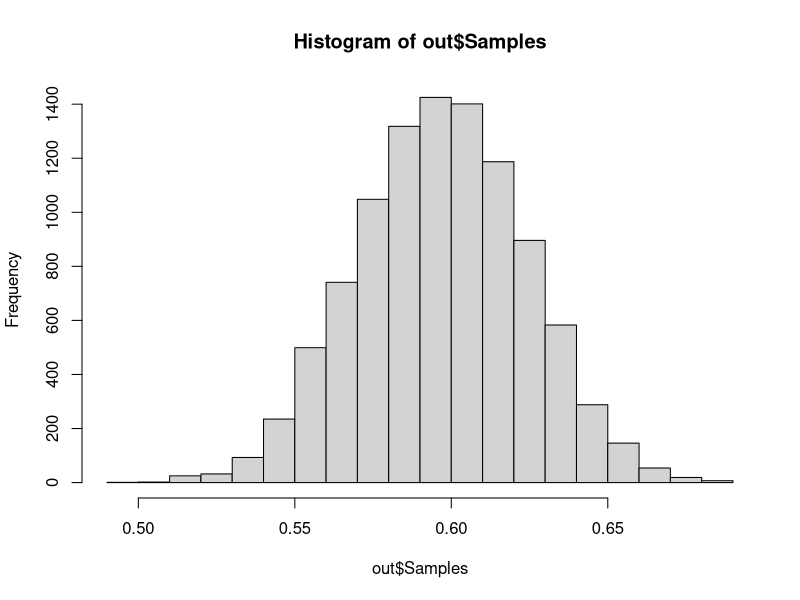
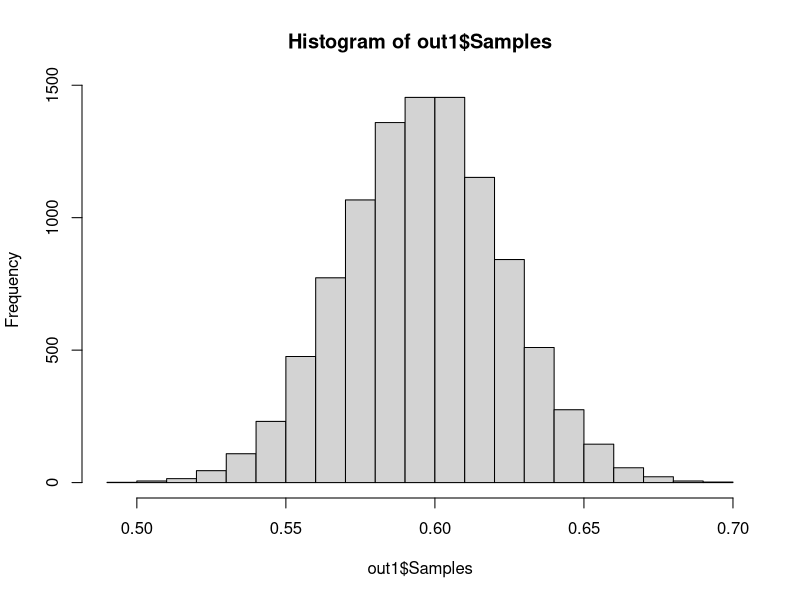
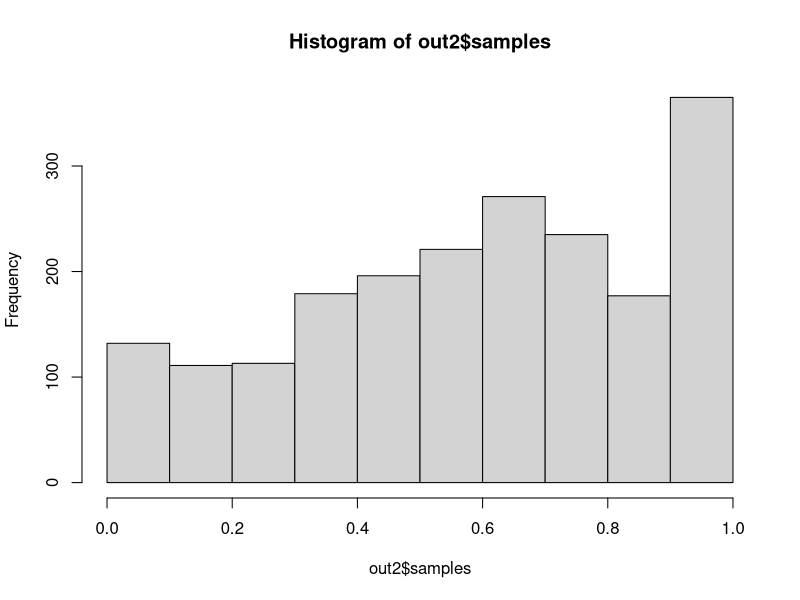
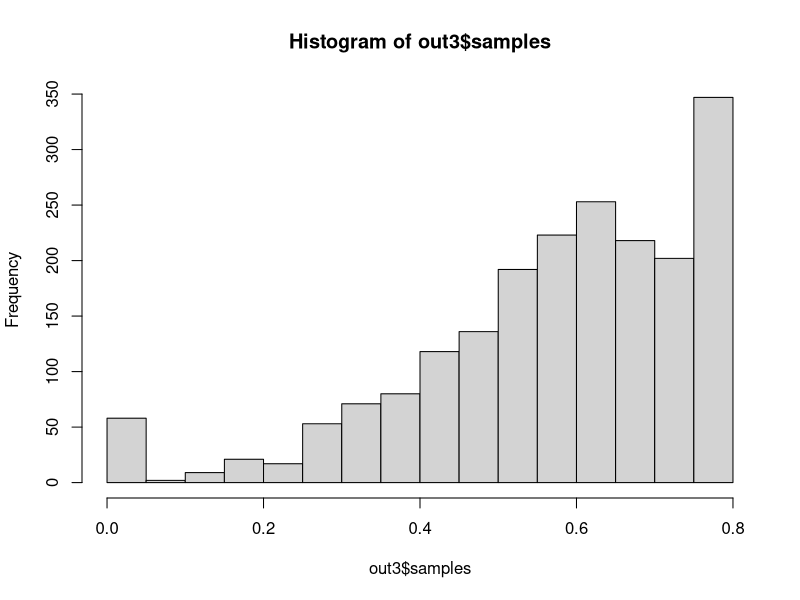

Generate these figures, in order, with R:

#-------------------------------------------------------------------------------
library(readr)
library(tidyverse)
#----Perch approach-------------------------------------------------------------
#line 65 - 132 are not relevant when fake data is implemented
#-----Chunk 1 - generating fake data--------------------------------------------
#generate fake data
new_validation_example = function(filename,
                                  timestamp_offset,
                                  score, 
                                  is_pos, 
                                  bin, 
                                  bin_weight) {
  list(
    filename = filename,
    timestamp_offset = timestamp_offset,
    score = score,
    is_pos = is_pos,
    bin = bin,
    bin_weight = bin_weight
  )
}

#Generating the fake data
generate_fake_validation_data = function(n = 100, bins = 5) {

  scores = runif(n,min = 0,max = 1)
  #scores = rexp(1,rate =3)
  #scores = scores[scores<=1]
  quantile_bounds = seq(0,
                        1,
                        length.out = bins + 1)
  bin_indices = findInterval(scores,
                             quantile_bounds,
                             rightmost.closed = TRUE)           #returns the bin number for each score
  bin_weights = table(bin_indices) / n                          #gives the proportions in the different bins
  bin_weights_vec = as.numeric(bin_weights[as.character(bin_indices)]) #gives the bin proportion associated with each score
  
  examples = vector("list",
                    n)
  
  for (i in seq_len(n)) {
    ex = new_validation_example(
      filename = paste0("file_", sample(1:10, 1), ".wav"),
      timestamp_offset = runif(1, 0, 60),
      score = scores[i],
      is_pos = sample(c(1, -1, 0), 1, prob = c(0.55, 0.35, 0.1)),
      bin = bin_indices[i],
      bin_weight = bin_weights_vec[i]
    )
    examples[[i]] = ex
  }
  return(examples)
}

generate_fake_validation_data2 <- function(n = 100, bins = 5) {
  
  scores = runif(n,min = 0,max = 1)
  #scores = rexp(1,rate =4)
  #scores = scores[scores<=1]
  quantile_bounds = seq(0,
                        1,
                        length.out = bins + 1)
  bin_indices = findInterval(scores,
                             quantile_bounds,
                             rightmost.closed = TRUE)           #returns the bin number for each score
  bin_weights = table(bin_indices) / n                          #gives the proportions in the different bins
  bin_weights_vec = as.numeric(bin_weights[as.character(bin_indices)]) #gives the bin proportion associated with each score
  
  examples = vector("list",
                    n)
  
  for (i in seq_len(n)) {
    ex <- new_validation_example(
      filename = paste0("file_", sample(1:10, 1), ".wav"),
      timestamp_offset = runif(1, 0, 60),
      score = scores[i],
      is_pos = sample(c(1, -1, 0), 1, prob = c(0.55, 0.35, 0.1)),
      bin = bin_indices[i],
      bin_weight = bin_weights_vec[i]
    )
    examples[[i]] <- ex
  }
  return(examples)
}

#debug(generate_fake_validation_data)
fdata = generate_fake_validation_data(n = 2000,
                                      bins= 5)
fdata2 = generate_fake_validation_data2(n = 2000,
                                       bins= 5)

study_level_data = rbind(fdata,fdata2)


# -------Chunk 2 - Call density estimation-------------------------------------
#the algorithm will work as long it is supplied with data that is not binned and weighted but is validated binning and weighting happen within the function.
Study_level_call_density = function(examples,num_beta_samples=1000,beta_prior=0.1){
  #examples = Data2
  examples = unlist(examples)
  df <- as.data.frame(do.call(rbind, fdata), stringsAsFactors = FALSE) #This will be the one that i check my bin and bin_weight generation  
  examples = as.data.frame(do.call(rbind, fdata), stringsAsFactors = FALSE)
  examples = rename(examples,binNumber=bin, outcome = is_pos)

  
  #Positive/negative bin counts
  bin_number  = as.matrix(distinct(examples,binNumber)) 
  bin_number = as.matrix(sort(as.numeric(as.vector(bin_number[,1]))))
  bin_weights = matrix(NA, nrow = nrow(bin_number),ncol=1)
  bin_positive = matrix(NA,nrow = nrow(bin_number), ncol = 2)
  bin_negative = matrix(NA,nrow = nrow(bin_number), ncol = 2)
  
  #Bin weights
  for(i in 1:nrow(bin_number)){
    bin_weights[i,1]=nrow(filter(examples,binNumber==i))/nrow(examples)
  }
  
  #Putting in the counts of each bin (positive/negative)
  for(i in 1:nrow(bin_number)){
    examples2 = filter(examples,binNumber==i)
    bin_positive[i,2] = as.numeric(count(filter(examples2,outcome==1)))
    bin_negative[i,2] = as.numeric(count(filter(examples2,outcome==-1)))
  }
  bin_positive[,1]=bin_number ; bin_negative[,1] = bin_number
  

#Density  
  # Create beta distributions for each bin.
  shape.parameters = matrix(NA,ncol=2,nrow=nrow(bin_number))
  
  for (b in bin_number){
    shape.parameters[b,] = c(
      bin_positive[b,2] + beta_prior, bin_negative[b,2] + beta_prior
    )
  }
  
  
  #density estimation
  shape.parameters
  density_matrix = matrix(NA,nrow = nrow(bin_number),ncol = 1)
  for(i in 1:nrow(shape.parameters)){
    density_matrix[i,1] = rbeta(1,shape.parameters[i,1]+beta_prior,
                             shape.parameters[i,2]+beta_prior)*bin_weights[i,1]
  }
  
  density = sum(density_matrix)
    
#Bootstrapping: To get distribution of density estimate
  q_betas=c()
  NoBetaSamples = 10000
  for(i in 1:NoBetaSamples){
    for(j in 1:nrow(bin_number)){
      rvalue = 0
      rvalue = rvalue + rbeta(1,shape.parameters[j,1],
                              shape.parameters[j,2])
    }
    q_betas=c(q_betas,rvalue)
  }
  return(list(Density_Estimate = density,
              Samples = q_betas, 
              beta_parameters = shape.parameters,
              Study_level_weights = bin_weights,
              densities = density_matrix,
              negative_counts = bin_negative,
              positive_counts = bin_number))
}

#Implementation of call density  
out = Study_level_call_density(study_level_data,1000,0.1)  
out$Density_Estimate
out$Samples # still wrapping my heat around what the samples are supposed to be.
hist(out$Samples)

#95% confidence interval from bootstrap distribution, Variance and standard deviation 
confidence_interval = quantile(out$Samples, probs=c(0.025,0.975))
Variance_bootstrap_samples = var(out$Samples)
Sd_bootstrap_samples = sqrt(Variance_bootstrap_samples)


cat("95% Confidence interval: [",round(confidence_interval,4),"]",
    "\nvariance: ",round(Variance_bootstrap_samples,4),
    "\nstandard deviation: ",round(Sd_bootstrap_samples,4))


#---Distribution shifts---------------------------------------------------------
#Strategy 1
#every thing is the same except that now in this case, we are looking to substitute into formulas the matter of having
#sum(P(+|b)*P_s(b))
Strat1_call_density = function(examples, num_beta_samples=1000, beta_prior=0.1){
  
  examples = unlist(examples)
  df <- as.data.frame(do.call(rbind, fdata), stringsAsFactors = FALSE) #This will be the one that i check my bin and bin_weight generation  
  examples = as.data.frame(do.call(rbind, fdata), stringsAsFactors = FALSE)
  examples = rename(examples,binNumber=bin, outcome = is_pos)

  
  #Positive/negative bin counts
  bin_number  = as.matrix(distinct(examples,binNumber)) 
  bin_number = as.matrix(sort(as.numeric(as.vector(bin_number[,1]))))
  bin_weights = matrix(NA, nrow = nrow(bin_number),ncol=1)
  
  
  #Bin weights
  for(i in 1:nrow(bin_number)){
    bin_weights[i,1]=nrow(filter(examples,binNumber==i))/nrow(examples)
  }


#Density  
  #makes use of study level data
  #shape.parameters
  density_matrix = matrix(NA,nrow=nrow(bin_number), ncol =1)
 
  
  for(i in 1:nrow(out$beta_parameters)){
    density_matrix[i,1] =  rbeta(1,out$beta_parameters[i,1]+beta_prior,
                              out$beta_parameters[i,2]+beta_prior)*bin_weights[i,1]
  }
  density = sum(density_matrix)

    
#Bootstrapping: To get distribution of density estimate
  q_betas=c()
  NoBetaSamples = 10000
  for(i in 1:NoBetaSamples){
    for(j in 1:nrow(bin_number)){
      rvalue = 0
      rvalue = rvalue + rbeta(1,out$beta_parameters[j,1],
                              out$beta_parameters[j,2])
    }
    q_betas=c(q_betas,rvalue)
  }
  return(list(Density_Estimate = density,
              Samples = q_betas,
              bin_densities = density_matrix))
}

#Implementation of strategy 1 call density  

out1 = Strat1_call_density(fdata,1000,0.1)
out1$Density_Estimate
hist(out1$Samples)

#95% confidence interval from bootstrap distribution, Variance and standard deviation 
confidence_interval = quantile(out1$Samples, probs=c(0.025,0.975))
Variance_bootstrap_samples = var(out1$Samples)
Sd_bootstrap_samples = sqrt(Variance_bootstrap_samples)


cat("95% Confidence interval: [",round(confidence_interval,4),"]",
    "\nvariance: ",round(Variance_bootstrap_samples,4),
    "\nstandard deviation: ",round(Sd_bootstrap_samples,4))

#---------Strategy 2------------------------------------------------------------
Strat2_call_density <- function(site_examples, study_fit = out, eps = 1e-12) {
  # 1) SITE: empirical P_s(b)
  #site_examples = fdata
  site_df = as.data.frame(do.call(rbind, site_examples),
                          stringsAsFactors = FALSE) |> 
    dplyr::rename(binNumber = bin)
  B = nrow(study_fit$beta_parameters)
  Ps_b = sapply(1:B, function(b) mean(as.numeric(site_df$binNumber) == b)) #Site bin weights
  Ps_b[Ps_b < eps] = eps # to avoid 0s when calculating things like log
  Ps_b = Ps_b / sum(Ps_b) #proportioning to it to make sure it sums to 1 after some may be set to 0
  
  # 2) STUDY: expected P(b|+) and P(b|-)
  alpha = study_fit$beta_parameters[,1]             # = k_pos + c
  beta = study_fit$beta_parameters[,2]              # = k_neg + c
  E_pos_given_b <- alpha / (alpha + beta)           # E[P(+|b)]
  P_b = as.vector(study_fit$Study_level_weights)    # study P(b)
  P_b = pmax(P_b, eps)
  P_b = P_b / sum(P_b)  #Also to make sure in case < eps came true
  
  P_pos = sum(E_pos_given_b * P_b)
  P_b_pos = (E_pos_given_b * P_b) / P_pos              # P(+|b)P(b)/P(+)
  P_b_neg = ((1 - E_pos_given_b) * P_b) / (1 - P_pos)  # P(-|b)P(b)/(1-P(+))
  
  P_b_pos = pmax(P_b_pos, eps)
  P_b_pos = P_b_pos / sum(P_b_pos) #in case < eps was true
  P_b_neg = pmax(P_b_neg, eps)
  P_b_neg = P_b_neg / sum(P_b_neg) #in case < eps was true
  
  
  
  # 3) Grid search q in (0,1) to minimize KL( P_s(b) || q P(b|+) + (1-q) P(b|-) )
  q_seq = seq(0.001, 0.999, length.out = 1001)   # avoid exact 0/1
  KL_vals = sapply(q_seq, function(q) {
    Q = q * P_b_pos + (1 - q) * P_b_neg
    Q = pmax(Q, eps)
    Q = Q / sum(Q) # in case < eps was true
    sum(Ps_b * (log(Ps_b) - log(Q)))
  })
  q_seq[which.min(KL_vals)]
}

bootstrap_strat2_site <- function(site_examples, study_fit,
                                  Bdraws = 2000, 
                                  conf = 0.95, 
                                  eps = 1e-12) {
  
  n = length(site_examples)
  
  point = Strat2_call_density(site_examples, 
                              study_fit = study_fit,
                              eps = eps)
  
 
  
  boots = numeric(Bdraws)
  for (b in seq_len(Bdraws)) {
    idx = sample.int(n, n, replace = TRUE)
    boots[b] = Strat2_call_density(site_examples[idx],
                                   study_fit = study_fit,
                                   eps = eps)
  }
  
  alpha = (1 - conf) / 2
  ci = as.numeric(quantile(boots, probs = c(alpha, 1 - alpha)))
  return(list(point = point, se = sd(boots),
              conf_int = ci, 
              samples = boots, 
              conf = conf))
}


Strat2_call_density(fdata,study_fit = out,eps = 1e-12)
out2 = bootstrap_strat2_site(fdata,out,Bdraws = 2000, conf = 0.95, eps = 1e-12)

hist(out2$samples)
out2$conf_int
out$Density_Estimate

#-------------------------Strategy 3 -------------------------------------------
Strat3_call_density = function(density1, density2){
  density_estimate = (density1 * density2)^(1/2)
  return (Density_estimate = density_estimate)
}

#it works need to figure out why and how
Strat3_call_density(Strat1_call_density(fdata,
                                        10000,
                                        0.1)$Density_Estimate,
                    Strat2_call_density(fdata,study_fit = out,eps = 1e-12))



#Bootstrapping and confidence intervals
bootstrap_strat3_site = function(site_examples,
                                 study_fit,
                                 Bdraws = 2000,
                                 conf = 0.95,
                                 eps = 1e-12) {
  
  # --- deterministic S1 (no randomness) ---
  strat1_point_internal = function(site_examples, study_fit, eps) {
    
    site_df = as.data.frame(do.call(rbind, site_examples), stringsAsFactors = FALSE)
    names(site_df)[names(site_df) == "bin"] = "binNumber"
    site_df$binNumber = as.numeric(site_df$binNumber)
    
    B = nrow(study_fit$beta_parameters)
    Ps_b = sapply(1:B, function(b) mean(site_df$binNumber == b))
    Ps_b = pmax(Ps_b, eps)
    Ps_b = Ps_b / sum(Ps_b)
    
    alpha = study_fit$beta_parameters[,1]
    beta  = study_fit$beta_parameters[,2]
    E_pos_given_b = alpha / (alpha + beta)
    
    sum(E_pos_given_b * Ps_b)
  }
  
  # --- Strategy 3 point estimate ---
  s1 = strat1_point_internal(site_examples, study_fit, eps)
  s2 = Strat2_call_density(site_examples, study_fit = study_fit, eps = eps)
  point = sqrt(s1 * s2)
  
  # --- Bootstrap samples ---
  n = length(site_examples)
  boots = numeric(Bdraws)
  for (b in seq_len(Bdraws)) {
    idx = sample.int(n, n, replace = TRUE)
    s1_b = strat1_point_internal(site_examples[idx],
                                 study_fit,
                                 eps)
    s2_b = Strat2_call_density(site_examples[idx],
                               study_fit = study_fit,
                               eps = eps)
    boots[b] = sqrt(s1_b * s2_b)
  }
  
  # --- Percentile CI ---
  alpha = (1 - conf) / 2
  ci = as.numeric(quantile(boots, probs = c(alpha, 1 - alpha)))
  
  list(point = point, samples = boots, se = sd(boots), conf_int = ci, conf = conf)
}

out3 = bootstrap_strat3_site(fdata,out,Bdraws = 2000, conf = 0.95, eps = 1e-12)
hist(out3$samples)












